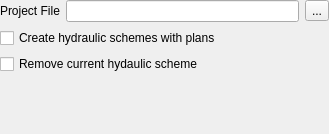
<?xml version="1.0" encoding="UTF-8"?>
<ui version="4.0">
 <class>ReosHecRasSimulationImportWidget</class>
 <widget class="QWidget" name="ReosHecRasSimulationImportWidget">
  <property name="geometry">
   <rect>
    <x>0</x>
    <y>0</y>
    <width>329</width>
    <height>134</height>
   </rect>
  </property>
  <property name="windowTitle">
   <string notr="true">Form</string>
  </property>
  <layout class="QGridLayout" name="gridLayout">
   <property name="leftMargin">
    <number>0</number>
   </property>
   <property name="topMargin">
    <number>0</number>
   </property>
   <property name="rightMargin">
    <number>0</number>
   </property>
   <property name="bottomMargin">
    <number>0</number>
   </property>
   <item row="0" column="1">
    <widget class="QLineEdit" name="mProjectFileLineEdit">
     <property name="readOnly">
      <bool>true</bool>
     </property>
    </widget>
   </item>
   <item row="1" column="0" colspan="2">
    <widget class="QCheckBox" name="mCheckBoxCreateScheme">
     <property name="text">
      <string>Create hydraulic schemes with plans</string>
     </property>
    </widget>
   </item>
   <item row="0" column="0">
    <widget class="QLabel" name="label_2">
     <property name="text">
      <string>Project File</string>
     </property>
    </widget>
   </item>
   <item row="3" column="1">
    <spacer name="verticalSpacer">
     <property name="orientation">
      <enum>Qt::Vertical</enum>
     </property>
     <property name="sizeHint" stdset="0">
      <size>
       <width>20</width>
       <height>40</height>
      </size>
     </property>
    </spacer>
   </item>
   <item row="0" column="2">
    <widget class="QToolButton" name="mProjectFileButton">
     <property name="text">
      <string>...</string>
     </property>
    </widget>
   </item>
   <item row="2" column="0" colspan="2">
    <widget class="QCheckBox" name="mCheckBoxRemoveScheme">
     <property name="text">
      <string>Remove current hydaulic scheme</string>
     </property>
    </widget>
   </item>
  </layout>
 </widget>
 <resources/>
 <connections/>
</ui>
